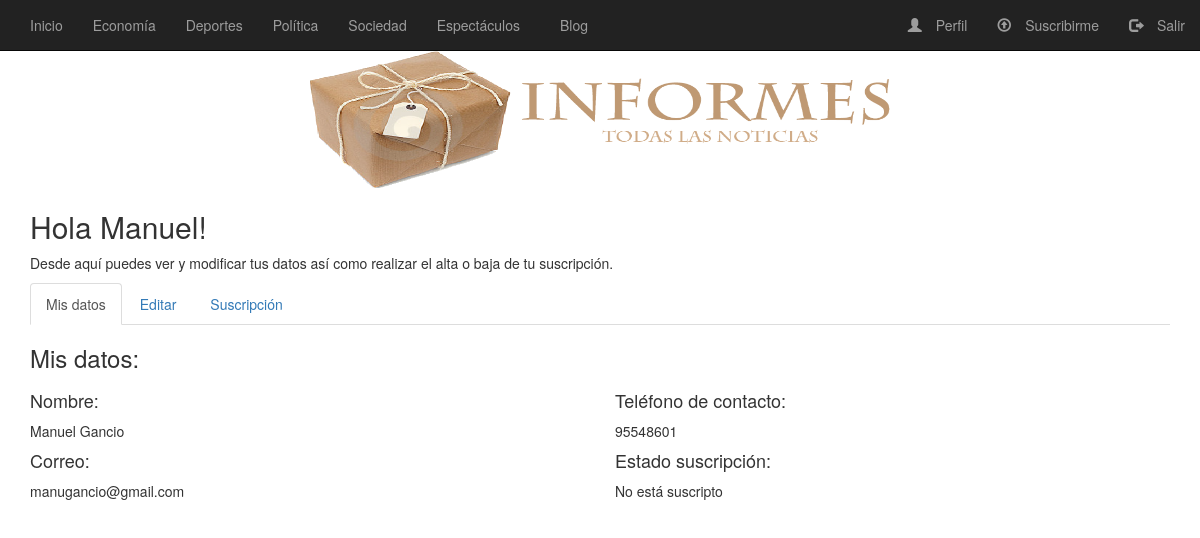
Page /frontend/presentacion/perfil.php (signed in) on the committed database.
### tables this page shows
CREATE TABLE `seccion` (
  `id_s` int(11) NOT NULL,
  `nombre` varchar(50) DEFAULT NULL,
  `contador` int(11) DEFAULT NULL,
  `id_ed` int(11) DEFAULT NULL
);

### frontend/clases/model.php (called while the page is built, shortened)
<?php
    abstract class Model{
        public function __construct(){
            $this->_db = new mysqli(DB_HOST, DB_USER, DB_PASS, DB_NAME);
        }
    }

### frontend/clases/seccion.class.php (called while the page is built, shortened)
<?php
require_once('model.php');
class seccion extends Model{
public function listarSecciones(){
    $sql="SELECT `id_s`, `nombre` FROM `seccion`";
    $result = $this->_db->prepare($sql);
    $result->execute();
    $resultado = $result->get_result();
    $secciones = array();
    while ($row = $resultado->fetch_assoc()) {
      $secciones[] = $row;
    }
    return ($secciones);
}
}

### frontend/presentacion/headerNoti.php (the view, shortened to what this page needs)
<!DOCTYPE html>
<html>
<head>
<link rel="stylesheet" href="https://maxcdn.bootstrapcdn.com/bootstrap/3.3.7/css/bootstrap.min.css">
<link rel="stylesheet" href="<?= $CSS;?>/estilos.css">
</head>
<?php
require_once($CLASES_DIR . 'seccion.class.php');
$seccion = New seccion();
$secciones = $seccion->listarSecciones();
?>
<body>
  <nav class="navbar navbar-inverse navbar-fixed-top">
    <div class="container-fluid">
      	<ul class="nav navbar-nav">
          <li><a href="<?= $PRESENTACION;?>/index.php"> Inicio</a></li>
      <?php foreach($secciones as $sec): ?>
				<li><a href="<?= $PRESENTACION;?>/seccion.php?id=<?php echo $sec['id_s']?>"><?php echo $sec['nombre'];?></a></li>
      <?php endforeach; ?>
      </ul>
      <ul class="nav navbar-nav">
        <li><a href=""><span class="glyphicon glyphicon-blog"></span>Blog</a></li>
      </ul>
      <div id="logged" class="oculto">
        <ul class="nav navbar-nav navbar-right">
            <li><a id="perfil" name="perfil" href="<?= $PRESENTACION;?>/perfil.php"><span class="glyphicon glyphicon-user"></span></span> Perfil</a></li>
            <li><a id="suscripto" href="#" data-toggle="modal" data-target="#modalSuscripcion"><span class="glyphicon glyphicon-upload"></span> Suscribirme</a></li>
            <li><a id="btnLogout" href="<?= $PRESENTACION;?>/logout.php" onclick="logoutFb()"><span class="glyphicon glyphicon-log-out"></span> Salir</a></li>
          </ul>
      </div>
    </div>
  </nav>
</body>

### backend/estilos/estilos.css (style rules this page uses)
body { margin-top:50px; }
.glyphicon { margin-right:10px; }
body { margin-top:20px; }

### rows in the picture
seccion: nombre "Economía"
seccion: nombre "Deportes"
seccion: nombre "Política"
seccion: nombre "Sociedad"
seccion: nombre "Espectáculos"

### other values in the picture
$datos['p_nomb'] "Manuel"
$datos['p_ap'] "Gancio"
$datos['corre_c'] "manugancio@gmail.com"
$datos['tel'] "95548601"
